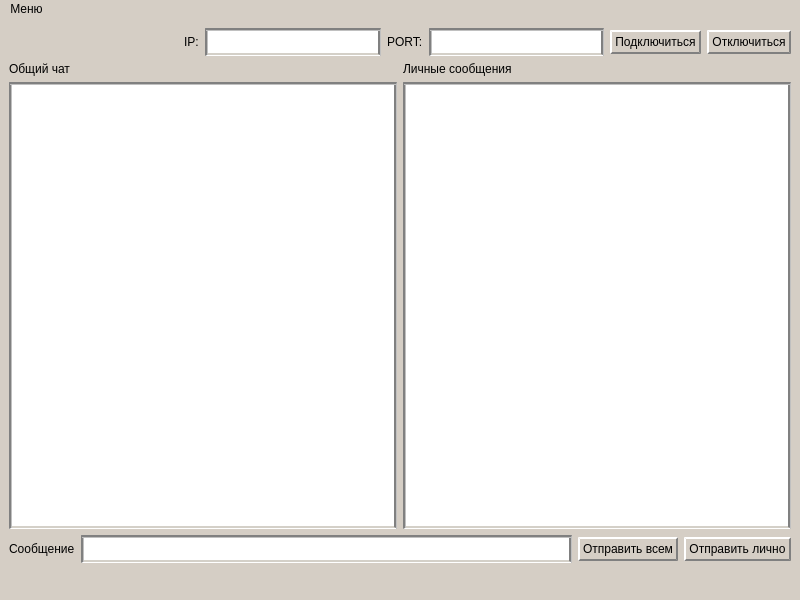
<?xml version="1.0" encoding="UTF-8"?>
<ui version="4.0">
 <class>MainWindow</class>
 <widget class="QMainWindow" name="MainWindow">
  <property name="geometry">
   <rect>
    <x>0</x>
    <y>0</y>
    <width>800</width>
    <height>600</height>
   </rect>
  </property>
  <property name="windowTitle">
   <string>MainWindow</string>
  </property>
  <property name="styleSheet">
   <string notr="true">background-color: rgb(213, 206, 197);
</string>
  </property>
  <widget class="QWidget" name="centralwidget">
   <layout class="QVBoxLayout" name="verticalLayout_3">
    <item>
     <layout class="QHBoxLayout" name="horizontalLayout_3">
      <item>
       <spacer name="horizontalSpacer">
        <property name="orientation">
         <enum>Qt::Orientation::Horizontal</enum>
        </property>
        <property name="sizeHint" stdset="0">
         <size>
          <width>40</width>
          <height>20</height>
         </size>
        </property>
       </spacer>
      </item>
      <item>
       <widget class="QLabel" name="label_4">
        <property name="styleSheet">
         <string notr="true">color: rgb(0, 0, 0);
font: 14pt &quot;Tahoma&quot;;</string>
        </property>
        <property name="text">
         <string>IP:</string>
        </property>
       </widget>
      </item>
      <item>
       <widget class="QLineEdit" name="ipEdit">
        <property name="styleSheet">
         <string notr="true">background-color: rgb(255, 255, 255);
color: black;
border-width: 3px;
border-style: groove;
border-top-color: rgb(128, 128, 128);
border-left-color: rgb(128, 128, 128);
border-right-color: rgb(128, 128, 128);
border-bottom-color: rgb(212, 208, 200);
padding: 3px;
font: 14pt &quot;Tahoma&quot;;</string>
        </property>
       </widget>
      </item>
      <item>
       <widget class="QLabel" name="label_5">
        <property name="styleSheet">
         <string notr="true">color: rgb(0, 0, 0);
font: 14pt &quot;Tahoma&quot;;</string>
        </property>
        <property name="text">
         <string>PORT:</string>
        </property>
       </widget>
      </item>
      <item>
       <widget class="QLineEdit" name="portEdit">
        <property name="styleSheet">
         <string notr="true">background-color: rgb(255, 255, 255);
color: black;
border-width: 3px;
border-style: groove;
border-top-color: rgb(128, 128, 128);
border-left-color: rgb(128, 128, 128);
border-right-color: rgb(128, 128, 128);
border-bottom-color: rgb(212, 208, 200);
padding: 3px;
font: 14pt &quot;Tahoma&quot;;</string>
        </property>
       </widget>
      </item>
      <item>
       <widget class="QPushButton" name="connectButtonTCP">
        <property name="styleSheet">
         <string notr="true">background-color: rgb(213, 206, 197);
color: rgb(0, 0, 0);
border-width: 2px;
border-style: outset;
border-top-color: rgb(212, 208, 200);
border-left-color: rgb(212, 208, 200);
border-right-color: rgb(128, 128, 128);
border-bottom-color: rgb(128, 128, 128);
padding: 3px;
font: 14pt &quot;Tahoma&quot;;
</string>
        </property>
        <property name="text">
         <string>Подключиться</string>
        </property>
       </widget>
      </item>
      <item>
       <widget class="QPushButton" name="disconnectButtonTCP">
        <property name="styleSheet">
         <string notr="true">background-color: rgb(213, 206, 197);
color: rgb(0, 0, 0);
border-width: 2px;
border-style: outset;
border-top-color: rgb(212, 208, 200);
border-left-color: rgb(212, 208, 200);
border-right-color: rgb(128, 128, 128);
border-bottom-color: rgb(128, 128, 128);
padding: 3px;
font: 14pt &quot;Tahoma&quot;;
</string>
        </property>
        <property name="text">
         <string>Отключиться</string>
        </property>
       </widget>
      </item>
     </layout>
    </item>
    <item>
     <layout class="QHBoxLayout" name="horizontalLayout">
      <item>
       <layout class="QVBoxLayout" name="verticalLayout">
        <item>
         <widget class="QLabel" name="label">
          <property name="styleSheet">
           <string notr="true">color: rgb(0, 0, 0);
font: 14pt &quot;Tahoma&quot;;</string>
          </property>
          <property name="text">
           <string>Общий чат</string>
          </property>
         </widget>
        </item>
        <item>
         <widget class="QTextBrowser" name="commonChatBrowser">
          <property name="styleSheet">
           <string notr="true">background-color: rgb(255, 255, 255);
color: black;
border-width: 3px;
border-style: groove;
border-top-color: rgb(128, 128, 128);
border-left-color: rgb(128, 128, 128);
border-right-color: rgb(128, 128, 128);
border-bottom-color: rgb(212, 208, 200);
padding: 2px;
font: 14pt &quot;Tahoma&quot;;</string>
          </property>
         </widget>
        </item>
       </layout>
      </item>
      <item>
       <layout class="QVBoxLayout" name="verticalLayout_2">
        <item>
         <widget class="QLabel" name="label_2">
          <property name="styleSheet">
           <string notr="true">color: rgb(0, 0, 0);
font: 14pt &quot;Tahoma&quot;;</string>
          </property>
          <property name="text">
           <string>Личные сообщения</string>
          </property>
         </widget>
        </item>
        <item>
         <widget class="QTextBrowser" name="privateChatBrowser">
          <property name="styleSheet">
           <string notr="true">background-color: rgb(255, 255, 255);
color: black;
border-width: 3px;
border-style: groove;
border-top-color: rgb(128, 128, 128);
border-left-color: rgb(128, 128, 128);
border-right-color: rgb(128, 128, 128);
border-bottom-color: rgb(212, 208, 200);
padding: 2px;
font: 14pt &quot;Tahoma&quot;;</string>
          </property>
         </widget>
        </item>
       </layout>
      </item>
     </layout>
    </item>
    <item>
     <layout class="QHBoxLayout" name="horizontalLayout_2">
      <item>
       <widget class="QLabel" name="label_3">
        <property name="styleSheet">
         <string notr="true">color: rgb(0, 0, 0);
font: 14pt &quot;Tahoma&quot;;</string>
        </property>
        <property name="text">
         <string>Сообщение</string>
        </property>
       </widget>
      </item>
      <item>
       <widget class="QLineEdit" name="messagelineEdit">
        <property name="styleSheet">
         <string notr="true">background-color: rgb(255, 255, 255);
color: black;
border-width: 3px;
border-style: groove;
border-top-color: rgb(128, 128, 128);
border-left-color: rgb(128, 128, 128);
border-right-color: rgb(128, 128, 128);
border-bottom-color: rgb(212, 208, 200);
padding: 3px;
font: 14pt &quot;Tahoma&quot;;</string>
        </property>
       </widget>
      </item>
      <item>
       <widget class="QPushButton" name="sendMessageButton">
        <property name="styleSheet">
         <string notr="true">background-color: rgb(213, 206, 197);
color: rgb(0, 0, 0);
border-width: 2px;
border-style: outset;
border-top-color: rgb(212, 208, 200);
border-left-color: rgb(212, 208, 200);
border-right-color: rgb(128, 128, 128);
border-bottom-color: rgb(128, 128, 128);
padding: 3px;
font: 14pt &quot;Tahoma&quot;;
</string>
        </property>
        <property name="text">
         <string>Отправить всем</string>
        </property>
       </widget>
      </item>
      <item>
       <widget class="QPushButton" name="sendMessagePrivateButton">
        <property name="styleSheet">
         <string notr="true">background-color: rgb(213, 206, 197);
color: rgb(0, 0, 0);
border-width: 2px;
border-style: outset;
border-top-color: rgb(212, 208, 200);
border-left-color: rgb(212, 208, 200);
border-right-color: rgb(128, 128, 128);
border-bottom-color: rgb(128, 128, 128);
padding: 3px;
font: 14pt &quot;Tahoma&quot;;
</string>
        </property>
        <property name="text">
         <string>Отправить лично</string>
        </property>
       </widget>
      </item>
     </layout>
    </item>
   </layout>
  </widget>
  <widget class="QMenuBar" name="menubar">
   <property name="geometry">
    <rect>
     <x>0</x>
     <y>0</y>
     <width>800</width>
     <height>24</height>
    </rect>
   </property>
   <widget class="QMenu" name="menuMenu">
    <property name="title">
     <string>Меню</string>
    </property>
    <addaction name="actionCreateNewClient"/>
    <addaction name="actionCloseClient"/>
    <addaction name="actionConnectServer"/>
    <addaction name="actionCloseServer"/>
   </widget>
   <addaction name="menuMenu"/>
  </widget>
  <widget class="QStatusBar" name="statusbar">
   <property name="font">
    <font>
     <family>Tahoma</family>
     <pointsize>14</pointsize>
     <bold>true</bold>
    </font>
   </property>
  </widget>
  <action name="actionCreateNewClient">
   <property name="text">
    <string>Создать нового клиента</string>
   </property>
  </action>
  <action name="actionCloseClient">
   <property name="text">
    <string>Закрыть клиент</string>
   </property>
  </action>
  <action name="actionConnectServer">
   <property name="text">
    <string>Соединиться с сервером</string>
   </property>
  </action>
  <action name="actionCloseServer">
   <property name="text">
    <string>Отключиться от сервера</string>
   </property>
  </action>
 </widget>
 <resources/>
 <connections/>
</ui>
